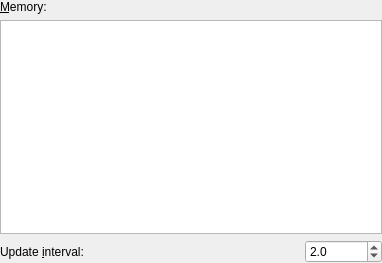
<?xml version="1.0" encoding="UTF-8"?>
<ui version="4.0">
 <class>config</class>
 <widget class="QWidget" name="config">
  <property name="geometry">
   <rect>
    <x>0</x>
    <y>0</y>
    <width>382</width>
    <height>263</height>
   </rect>
  </property>
  <property name="styleSheet">
   <string notr="true"/>
  </property>
  <layout class="QVBoxLayout">
   <property name="margin">
    <number>0</number>
   </property>
   <item>
    <widget class="QLabel" name="label">
     <property name="text">
      <string>&amp;Memory:</string>
     </property>
     <property name="buddy">
      <cstring>treeView</cstring>
     </property>
    </widget>
   </item>
   <item>
    <widget class="QTreeView" name="treeView">
     <property name="rootIsDecorated">
      <bool>false</bool>
     </property>
     <property name="uniformRowHeights">
      <bool>true</bool>
     </property>
     <property name="sortingEnabled">
      <bool>true</bool>
     </property>
    </widget>
   </item>
   <item>
    <layout class="QHBoxLayout">
     <item>
      <widget class="QLabel" name="label_2">
       <property name="text">
        <string>Update &amp;interval:</string>
       </property>
       <property name="buddy">
        <cstring>intervalSpinBox</cstring>
       </property>
      </widget>
     </item>
     <item>
      <spacer>
       <property name="orientation">
        <enum>Qt::Horizontal</enum>
       </property>
       <property name="sizeHint" stdset="0">
        <size>
         <width>40</width>
         <height>20</height>
        </size>
       </property>
      </spacer>
     </item>
     <item>
      <widget class="QDoubleSpinBox" name="intervalSpinBox">
       <property name="decimals">
        <number>1</number>
       </property>
       <property name="minimum">
        <double>0.100000000000000</double>
       </property>
       <property name="maximum">
        <double>525600.000000000000000</double>
       </property>
       <property name="value">
        <double>2.000000000000000</double>
       </property>
      </widget>
     </item>
    </layout>
   </item>
  </layout>
 </widget>
 <resources/>
 <connections/>
</ui>
